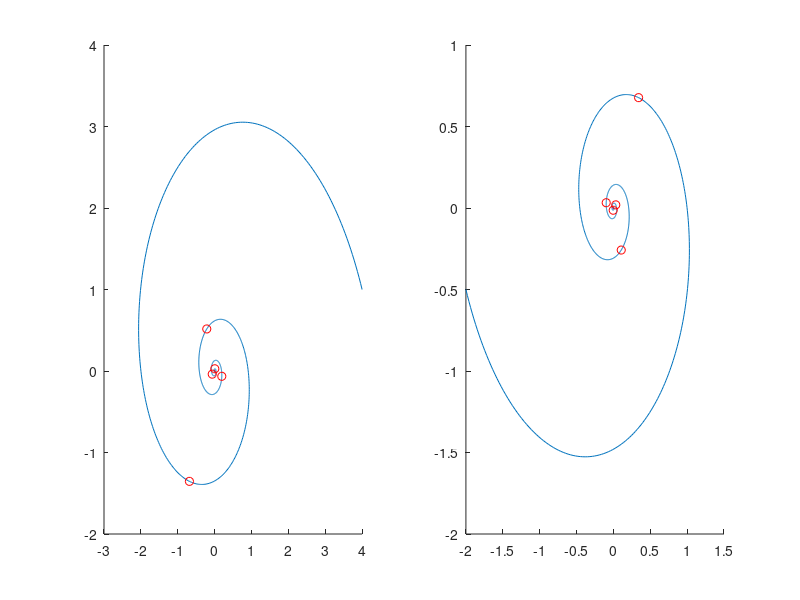

Source code (MATLAB):
B = [[-1 4]; [-4 -1]];
% B = [[-1 0.5]; [-0.5 -1]];

t = linspace(0, 20, 4001);

pPrecise = zeros(2, size(t, 2));
xPrecise = zeros(2, size(t, 2));
p0 = [4; 1];
for i = 1:size(t, 2)
    pPrecise(:, i) = expm(B' * t(i)) * p0;
    xPrecise(:, i) = (B + B') \ pPrecise(:, i);
end

figure
s1 = subplot(1, 2, 1);
hold(s1, 'on');
plot(pPrecise(1, :), pPrecise(2, :));
plot(pPrecise(1, (1:5)*200+1), pPrecise(2, (1:5)*200+1), 'ro');
s2 = subplot(1, 2, 2);
hold(s2, 'on');
plot(xPrecise(1, :), xPrecise(2, :));
plot(xPrecise(1, (1:5)*200+1), xPrecise(2, (1:5)*200+1), 'ro');